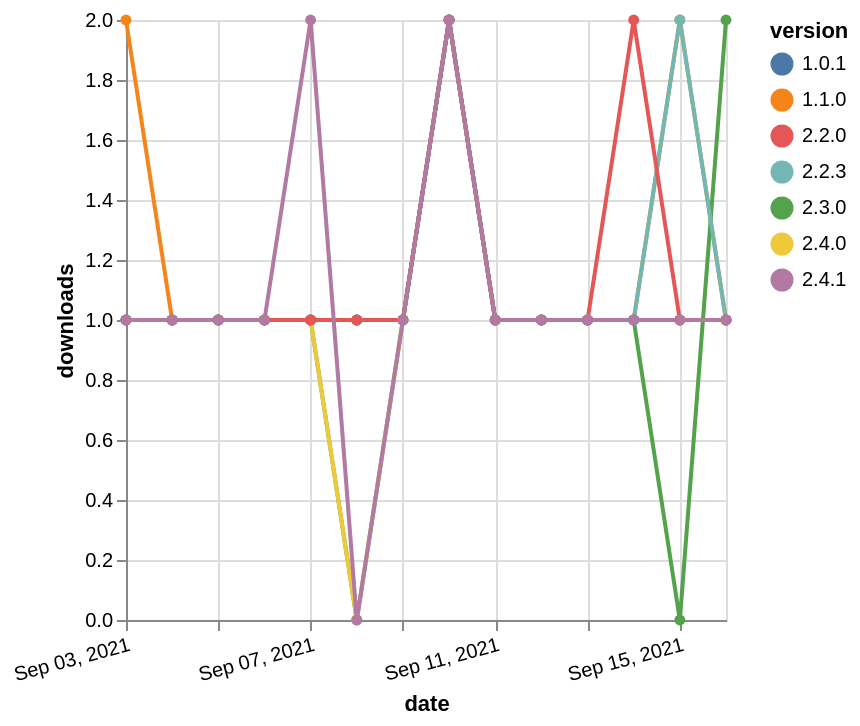

Write a Vega-Lite specification for this figure.
### Vega-Lite specification from a JSON file in a GitHub repository (floating-point values rounded to 4 significant figures)
{"$schema": "https://vega.github.io/schema/vega-lite/v5.json", "description": "A simple bar chart with embedded data.", "data": {"values": [{"date": "2021-09-03", "total": 773, "delta": 2, "version": "1.1.0"}, {"date": "2021-09-04", "total": 774, "delta": 1, "version": "1.1.0"}, {"date": "2021-09-05", "total": 775, "delta": 1, "version": "1.1.0"}, {"date": "2021-09-06", "total": 776, "delta": 1, "version": "1.1.0"}, {"date": "2021-09-07", "total": 777, "delta": 1, "version": "1.1.0"}, {"date": "2021-09-08", "total": 778, "delta": 1, "version": "1.1.0"}, {"date": "2021-09-09", "total": 779, "delta": 1, "version": "1.1.0"}, {"date": "2021-09-10", "total": 781, "delta": 2, "version": "1.1.0"}, {"date": "2021-09-11", "total": 782, "delta": 1, "version": "1.1.0"}, {"date": "2021-09-12", "total": 783, "delta": 1, "version": "1.1.0"}, {"date": "2021-09-13", "total": 784, "delta": 1, "version": "1.1.0"}, {"date": "2021-09-14", "total": 785, "delta": 1, "version": "1.1.0"}, {"date": "2021-09-15", "total": 787, "delta": 2, "version": "1.1.0"}, {"date": "2021-09-16", "total": 788, "delta": 1, "version": "1.1.0"}, {"date": "2021-09-03", "total": 189, "delta": 1, "version": "2.3.0"}, {"date": "2021-09-04", "total": 190, "delta": 1, "version": "2.3.0"}, {"date": "2021-09-05", "total": 191, "delta": 1, "version": "2.3.0"}, {"date": "2021-09-06", "total": 192, "delta": 1, "version": "2.3.0"}, {"date": "2021-09-07", "total": 193, "delta": 1, "version": "2.3.0"}, {"date": "2021-09-08", "total": 193, "delta": 0, "version": "2.3.0"}, {"date": "2021-09-09", "total": 194, "delta": 1, "version": "2.3.0"}, {"date": "2021-09-10", "total": 196, "delta": 2, "version": "2.3.0"}, {"date": "2021-09-11", "total": 197, "delta": 1, "version": "2.3.0"}, {"date": "2021-09-12", "total": 198, "delta": 1, "version": "2.3.0"}, {"date": "2021-09-13", "total": 199, "delta": 1, "version": "2.3.0"}, {"date": "2021-09-14", "total": 200, "delta": 1, "version": "2.3.0"}, {"date": "2021-09-15", "total": 200, "delta": 0, "version": "2.3.0"}, {"date": "2021-09-16", "total": 202, "delta": 2, "version": "2.3.0"}, {"date": "2021-09-03", "total": 170, "delta": 1, "version": "2.4.0"}, {"date": "2021-09-04", "total": 171, "delta": 1, "version": "2.4.0"}, {"date": "2021-09-05", "total": 172, "delta": 1, "version": "2.4.0"}, {"date": "2021-09-06", "total": 173, "delta": 1, "version": "2.4.0"}, {"date": "2021-09-07", "total": 174, "delta": 1, "version": "2.4.0"}, {"date": "2021-09-08", "total": 174, "delta": 0, "version": "2.4.0"}, {"date": "2021-09-09", "total": 175, "delta": 1, "version": "2.4.0"}, {"date": "2021-09-10", "total": 177, "delta": 2, "version": "2.4.0"}, {"date": "2021-09-11", "total": 178, "delta": 1, "version": "2.4.0"}, {"date": "2021-09-12", "total": 179, "delta": 1, "version": "2.4.0"}, {"date": "2021-09-13", "total": 180, "delta": 1, "version": "2.4.0"}, {"date": "2021-09-14", "total": 181, "delta": 1, "version": "2.4.0"}, {"date": "2021-09-15", "total": 182, "delta": 1, "version": "2.4.0"}, {"date": "2021-09-16", "total": 183, "delta": 1, "version": "2.4.0"}, {"date": "2021-09-03", "total": 183, "delta": 1, "version": "2.2.3"}, {"date": "2021-09-04", "total": 184, "delta": 1, "version": "2.2.3"}, {"date": "2021-09-05", "total": 185, "delta": 1, "version": "2.2.3"}, {"date": "2021-09-06", "total": 186, "delta": 1, "version": "2.2.3"}, {"date": "2021-09-07", "total": 187, "delta": 1, "version": "2.2.3"}, {"date": "2021-09-08", "total": 188, "delta": 1, "version": "2.2.3"}, {"date": "2021-09-09", "total": 189, "delta": 1, "version": "2.2.3"}, {"date": "2021-09-10", "total": 191, "delta": 2, "version": "2.2.3"}, {"date": "2021-09-11", "total": 192, "delta": 1, "version": "2.2.3"}, {"date": "2021-09-12", "total": 193, "delta": 1, "version": "2.2.3"}, {"date": "2021-09-13", "total": 194, "delta": 1, "version": "2.2.3"}, {"date": "2021-09-14", "total": 195, "delta": 1, "version": "2.2.3"}, {"date": "2021-09-15", "total": 197, "delta": 2, "version": "2.2.3"}, {"date": "2021-09-16", "total": 198, "delta": 1, "version": "2.2.3"}, {"date": "2021-09-03", "total": 233, "delta": 1, "version": "1.0.1"}, {"date": "2021-09-04", "total": 234, "delta": 1, "version": "1.0.1"}, {"date": "2021-09-05", "total": 235, "delta": 1, "version": "1.0.1"}, {"date": "2021-09-06", "total": 236, "delta": 1, "version": "1.0.1"}, {"date": "2021-09-07", "total": 237, "delta": 1, "version": "1.0.1"}, {"date": "2021-09-08", "total": 238, "delta": 1, "version": "1.0.1"}, {"date": "2021-09-09", "total": 239, "delta": 1, "version": "1.0.1"}, {"date": "2021-09-10", "total": 241, "delta": 2, "version": "1.0.1"}, {"date": "2021-09-11", "total": 242, "delta": 1, "version": "1.0.1"}, {"date": "2021-09-12", "total": 243, "delta": 1, "version": "1.0.1"}, {"date": "2021-09-13", "total": 244, "delta": 1, "version": "1.0.1"}, {"date": "2021-09-14", "total": 245, "delta": 1, "version": "1.0.1"}, {"date": "2021-09-15", "total": 246, "delta": 1, "version": "1.0.1"}, {"date": "2021-09-16", "total": 247, "delta": 1, "version": "1.0.1"}, {"date": "2021-09-03", "total": 214, "delta": 1, "version": "2.2.0"}, {"date": "2021-09-04", "total": 215, "delta": 1, "version": "2.2.0"}, {"date": "2021-09-05", "total": 216, "delta": 1, "version": "2.2.0"}, {"date": "2021-09-06", "total": 217, "delta": 1, "version": "2.2.0"}, {"date": "2021-09-07", "total": 218, "delta": 1, "version": "2.2.0"}, {"date": "2021-09-08", "total": 219, "delta": 1, "version": "2.2.0"}, {"date": "2021-09-09", "total": 220, "delta": 1, "version": "2.2.0"}, {"date": "2021-09-10", "total": 222, "delta": 2, "version": "2.2.0"}, {"date": "2021-09-11", "total": 223, "delta": 1, "version": "2.2.0"}, {"date": "2021-09-12", "total": 224, "delta": 1, "version": "2.2.0"}, {"date": "2021-09-13", "total": 225, "delta": 1, "version": "2.2.0"}, {"date": "2021-09-14", "total": 227, "delta": 2, "version": "2.2.0"}, {"date": "2021-09-15", "total": 228, "delta": 1, "version": "2.2.0"}, {"date": "2021-09-16", "total": 229, "delta": 1, "version": "2.2.0"}, {"date": "2021-09-03", "total": 170, "delta": 1, "version": "2.4.1"}, {"date": "2021-09-04", "total": 171, "delta": 1, "version": "2.4.1"}, {"date": "2021-09-05", "total": 172, "delta": 1, "version": "2.4.1"}, {"date": "2021-09-06", "total": 173, "delta": 1, "version": "2.4.1"}, {"date": "2021-09-07", "total": 175, "delta": 2, "version": "2.4.1"}, {"date": "2021-09-08", "total": 175, "delta": 0, "version": "2.4.1"}, {"date": "2021-09-09", "total": 176, "delta": 1, "version": "2.4.1"}, {"date": "2021-09-10", "total": 178, "delta": 2, "version": "2.4.1"}, {"date": "2021-09-11", "total": 179, "delta": 1, "version": "2.4.1"}, {"date": "2021-09-12", "total": 180, "delta": 1, "version": "2.4.1"}, {"date": "2021-09-13", "total": 181, "delta": 1, "version": "2.4.1"}, {"date": "2021-09-14", "total": 182, "delta": 1, "version": "2.4.1"}, {"date": "2021-09-15", "total": 183, "delta": 1, "version": "2.4.1"}, {"date": "2021-09-16", "total": 184, "delta": 1, "version": "2.4.1"}]}, "width": "container", "mark": {"type": "line", "point": {"filled": true}}, "encoding": {"x": {"field": "date", "type": "temporal", "timeUnit": "yearmonthdate", "title": "date", "axis": {"labelAngle": -15}}, "y": {"field": "delta", "type": "quantitative", "title": "downloads"}, "color": {"field": "version", "type": "nominal"}, "tooltip": {"field": "delta"}}}
